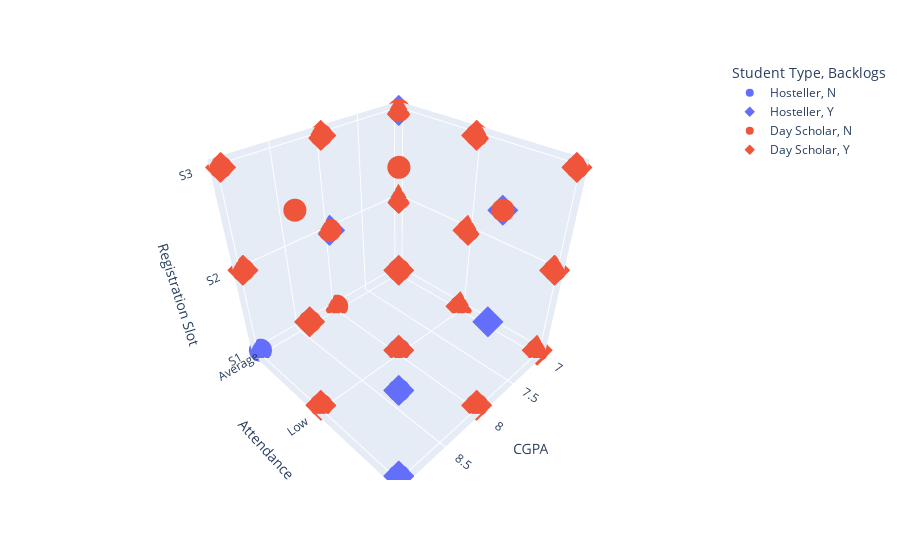

The notebook cell this image was saved under:
### Markdown cell above
#### 3D Scatter Plot

### Code cell
import plotly.express as px

fig = px.scatter_3d(student_data, x='CGPA', y='Attendance', z='Registration Slot', 
                    color='Student Type', symbol='Backlogs')
fig.show()

### Figure 1 — Plotly figure (JSON) as saved in the notebook; plotly's stock layout.template omitted (floating-point values rounded to 4 significant figures)
{"data": [{"hovertemplate": "Student Type=Hosteller<br>Backlogs=N<br>CGPA=%{x}<br>Attendance=%{y}<br>Registration Slot=%{z}<extra></extra>", "legendgroup": "Hosteller, N", "marker": {"color": "#636efa", "symbol": "circle"}, "mode": "markers", "name": "Hosteller, N", "scene": "scene", "showlegend": true, "type": "scatter3d", "x": [7, 8, 8, 7, 7, 9, 7, 7, 7, 7, 8, 7, 7, 8, 7, 9, 9, 8, 9, 9, 7, 7, 9], "y": ["Average", "Average", "Low", "Average", "High", "Average", "High", "Average", "Low", "Low", "Average", "High", "Low", "Low", "Low", "High", "Low", "Low", "High", "Average", "Low", "Low", "High"], "z": ["S1", "S1", "S2", "S3", "S1", "S1", "S2", "S2", "S3", "S1", "S2", "S1", "S1", "S1", "S2", "S2", "S3", "S2", "S2", "S2", "S2", "S3", "S1"]}, {"hovertemplate": "Student Type=Hosteller<br>Backlogs=Y<br>CGPA=%{x}<br>Attendance=%{y}<br>Registration Slot=%{z}<extra></extra>", "legendgroup": "Hosteller, Y", "marker": {"color": "#636efa", "symbol": "diamond"}, "mode": "markers", "name": "Hosteller, Y", "scene": "scene", "showlegend": true, "type": "scatter3d", "x": [8, 8, 7, 9, 8, 9, 8, 9, 7, 9, 8, 7, 8, 9, 9, 8, 7, 7, 8, 9, 8], "y": ["Low", "Low", "High", "Low", "Average", "High", "High", "Low", "Low", "High", "High", "High", "High", "High", "Low", "Average", "High", "Average", "Low", "High", "High"], "z": ["S2", "S2", "S1", "S1", "S2", "S1", "S3", "S1", "S2", "S2", "S2", "S2", "S1", "S2", "S1", "S3", "S3", "S3", "S1", "S2", "S2"]}, {"hovertemplate": "Student Type=Day Scholar<br>Backlogs=N<br>CGPA=%{x}<br>Attendance=%{y}<br>Registration Slot=%{z}<extra></extra>", "legendgroup": "Day Scholar, N", "marker": {"color": "#EF553B", "symbol": "circle"}, "mode": "markers", "name": "Day Scholar, N", "scene": "scene", "showlegend": true, "type": "scatter3d", "x": [8, 8, 9, 8, 9, 9, 7, 9, 9, 9, 7, 9, 7, 9, 9, 7, 9, 8, 9, 8, 7, 8, 7, 9, 7, 7, 7, 9, 7, 7, 8, 8, 9], "y": ["Average", "High", "Low", "Average", "High", "High", "High", "Average", "Low", "High", "High", "Average", "Average", "Average", "Low", "High", "Average", "Average", "Average", "High", "Average", "Average", "Low", "Low", "Low", "Low", "Low", "Low", "High", "Average", "Average", "Low", "Average"], "z": ["S1", "S1", "S3", "S1", "S3", "S3", "S2", "S2", "S3", "S3", "S3", "S2", "S3", "S3", "S1", "S1", "S3", "S2", "S3", "S3", "S3", "S2", "S3", "S2", "S1", "S2", "S2", "S2", "S1", "S2", "S3", "S3", "S2"]}, {"hovertemplate": "Student Type=Day Scholar<br>Backlogs=Y<br>CGPA=%{x}<br>Attendance=%{y}<br>Registration Slot=%{z}<extra></extra>", "legendgroup": "Day Scholar, Y", "marker": {"color": "#EF553B", "symbol": "diamond"}, "mode": "markers", "name": "Day Scholar, Y", "scene": "scene", "showlegend": true, "type": "scatter3d", "x": [8, 9, 7, 9, 7, 9, 7, 7, 7, 9, 7, 7, 7, 8, 9, 7, 7, 9, 7, 8, 8, 9, 9], "y": ["High", "High", "Low", "Low", "Low", "Average", "High", "Low", "Average", "Average", "Average", "High", "High", "Average", "Low", "High", "Average", "Low", "High", "Low", "Low", "Average", "Low"], "z": ["S1", "S3", "S1", "S1", "S2", "S2", "S2", "S3", "S1", "S2", "S2", "S3", "S1", "S3", "S2", "S3", "S1", "S1", "S3", "S1", "S2", "S3", "S1"]}], "layout": {"legend": {"title": {"text": "Student Type, Backlogs"}, "tracegroupgap": 0}, "margin": {"t": 60}, "scene": {"domain": {"x": [0, 1], "y": [0, 1]}, "xaxis": {"title": {"text": "CGPA"}}, "yaxis": {"title": {"text": "Attendance"}}, "zaxis": {"title": {"text": "Registration Slot"}}}}}
